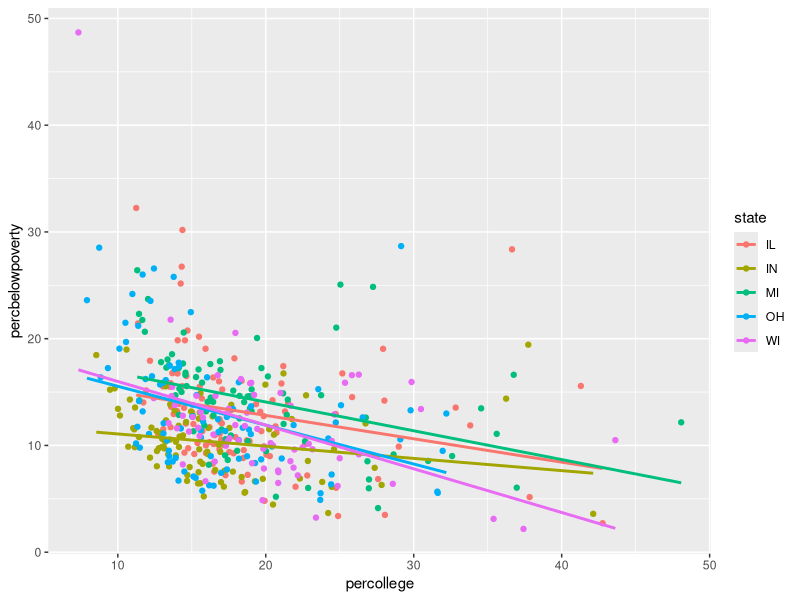
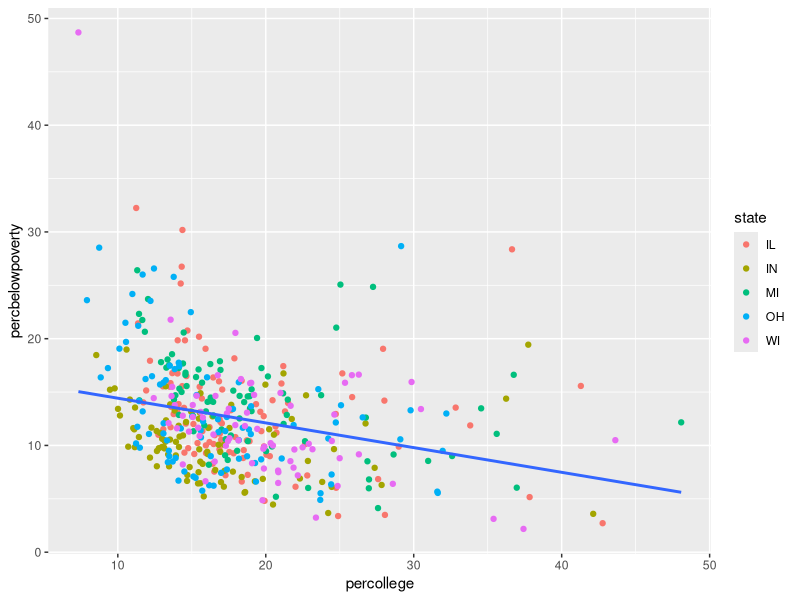

These charts were generated, in order, by the following R code:
## ---- chunk 1
knitr::opts_chunk$set(echo = TRUE)
## ---- chunk 2
library(tidyverse)
## ---- chunk 3
ggplot(midwest, aes(x = percollege, 
                    y = percbelowpoverty, 
                    color = state)) +
  geom_point() +
  geom_smooth(method = "lm", se = FALSE)

ggplot(midwest, aes(x = percollege, 
                    y = percbelowpoverty)) +
  geom_point(aes(color = state)) +
  geom_smooth(method = "lm", se = FALSE)
